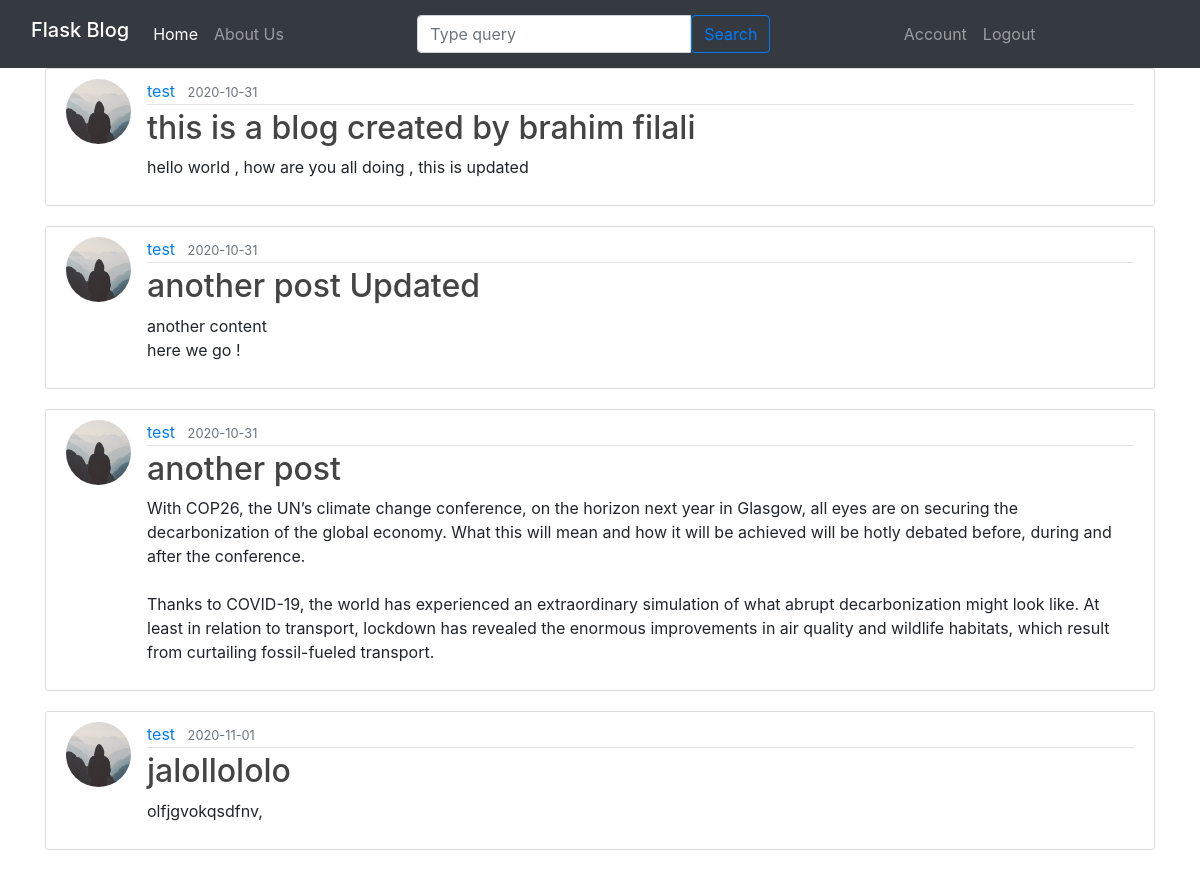
The app's page /my_posts (signed in) with its own data.
### flaskblog/models.py (models this page shows, shortened)
class Post(db.Model ,UserMixin):
    id = db.Column(db.Integer , primary_key = True)
    title = db.Column(db.String(20) , nullable = False )
    content = db.Column(db.Text, nullable = False )
    date_posted = db.Column(db.DateTime , default=datetime.utcnow)
    user_id = db.Column(db.Integer , db.ForeignKey('user.id'))

class User(db.Model ,UserMixin):
    id = db.Column(db.Integer , primary_key = True)
    username = db.Column(db.String(20) , unique = True , nullable = False )
    email = db.Column(db.String(120) , unique = True , nullable = False )
    image_file = db.Column(db.String(40) , nullable = False , default = 'default.jpg')
    password = db.Column(db.String(60) , nullable = False)
    posts = db.relationship('Post' , backref = 'author')

### flaskblog/routes.py (the view)
@app.route("/my_posts")
@login_required
def my_posts():
    posts = Post.query.filter_by(author = current_user).all()
    return render_template('my_posts.html' , title = 'My Posts' , posts = posts)

### flaskblog/models.py (called while the page is built)
@login_manager.user_loader
def load_user(user_id):
    return User.query.get(int(user_id))

### flaskblog/templates/my_posts.html
{% extends 'layout.html' %}
{% block content %}
<div class="container">
    {% for post in posts %}
        <article class="media content-section">
          <img class="rounded-circle article-img" src="{{ url_for('static', filename='profile_pics/' + post.author.image_file) }}">
          <div class="media-body">
            <div class="article-metadata">
              <a class="mr-2" href="#">{{ post.author.username }}</a>
              <small class="text-muted">{{ post.date_posted.strftime('%Y-%m-%d') }}</small>
            </div>
            <h2><a class="article-title" href=" {{ url_for('post' , post_id = post.id) }} ">{{ post.title }}</a></h2>
            <p class="article-content">{{ post.content }}</p>
          </div>
        </article>
    {% endfor%}
</div>
{% endblock content %}

### flaskblog/static/main.css (style rules this page uses)
.article-img { max-width: 100%; min-width: 50px; height: auto; border-radius: 50%; }
body { background: #fafafa; color: #333333; margin-top: 5rem; }
h1, h2, h3, h4, h5, h6 { color: #444444; }
.content-section { background: #ffffff; padding: 10px 20px; border: 1px solid #dddddd; border-radius: 3px; margin-bottom: 20px; }
.article-title { color: #444444; }
.article-content { white-space: pre-line; }
.article-img { height: 65px; width: 65px; margin-right: 16px; }
.article-metadata { padding-bottom: 1px; margin-bottom: 4px; border-bottom: 1px solid #e3e3e3 }

### records on screen
Post: image_file (placeholder picture), author.username "test", date_posted "2020-10-31", title "this is a blog created by brahim filali", content "hello world , how are you all doing , this is updated"
Post: image_file (placeholder picture), author.username "test", date_posted "2020-10-31", title "another post Updated", content "another content here we go !"
Post: image_file (placeholder picture), author.username "test", date_posted "2020-10-31", title "another post", content "With COP26, the UN’s climate change conference, on the horizon next year in Glasgow, all eyes are on securing the decarbonization of the global economy. What this will mean and how it will be achieved will be hotly debated before, during and after the conference. Thanks to COVID-19, the world has experienced an extraordinary simulation of what abrupt decarbonization might look like. At least in relation to transport, lockdown has revealed the enormous improvements in air quality and wildlife habitats, which result from curtailing fossil-fueled transport."
Post: image_file (placeholder picture), author.username "test", date_posted "2020-11-01", title "jalollololo", content "olfjgvokqsdfnv,"
